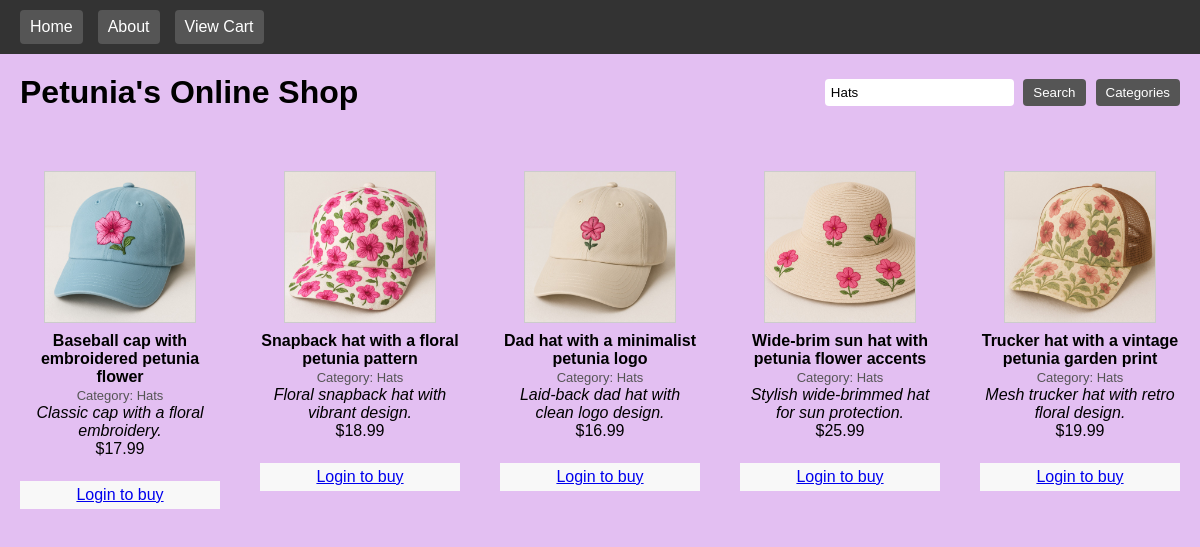
/FinalProject/display_pictures.php?category=Hats, run on the app's committed database.
### tables this page shows
CREATE TABLE `PRODUCTS` (
  `PRODUCT_ID` int(11) NOT NULL,
  `EMPLOYEE_ID` int(11) DEFAULT NULL,
  `PRODUCT_NAME` varchar(100) DEFAULT NULL,
  `CATEGORY` varchar(100) DEFAULT NULL,
  `DESCRIPTION` text,
  `PRICE` decimal(10,2) DEFAULT NULL,
  `INVENTORY_COUNT` int(11) DEFAULT NULL,
  `IMAGES` varchar(255) DEFAULT NULL
);

### FinalProject/display_pictures.php (the view, shortened to what this page needs)
<?php
require 'config.php';
$category_filter = "";
if (isset($_GET['category']) && !empty($_GET['category'])) {
    $search = $db->real_escape_string($_GET['category']);
    $category_filter = "WHERE CATEGORY LIKE '%$search%' OR PRODUCT_NAME LIKE '%$search%' OR DESCRIPTION LIKE '%$search%'";
}
$sql = "SELECT PRODUCT_ID, PRODUCT_NAME, CATEGORY, DESCRIPTION, PRICE, IMAGES FROM PRODUCTS $category_filter";
$result = $db->query($sql);
?>
<!DOCTYPE html>
<html>
<head>
</head>
<body>
  <div class="header">
      <a href="landing_page.php">Home</a>
      <a href="aboutPetunia.php">About</a>
      <a href="cart.php">View Cart</a>
  </div>
  <div class="title-container">
      <h1>Petunia's Online Shop</h1>
      <div class="action-buttons">
        <form action="display_pictures.php" method="get">
          <input type="text" name="category" placeholder="Search by category, name, or description"
            value="<?php echo isset($_GET['category']) ? htmlspecialchars($_GET['category']) : ''; ?>">
          <input type="submit" class="btn" value="Search">
        </form>
        <div class="dropdown">
          <button class="btn">Categories</button>
        </div>
      </div>
  </div>
  <div class="products">
    <?php
    if ($result->num_rows > 0) {
        while ($row = $result->fetch_assoc()) {
            $img   = "Images/" . htmlspecialchars($row["IMAGES"]);
            $name  = htmlspecialchars($row["PRODUCT_NAME"]);
            $cat   = htmlspecialchars($row["CATEGORY"]);
            $desc  = htmlspecialchars($row["DESCRIPTION"]);
            $price = number_format($row["PRICE"], 2);
            $id    = intval($row["PRODUCT_ID"]);
            echo '<div class="product-card">';
              echo "<img src=\"$img\" alt=\"$name\" /><br/>";
              echo "<strong>$name</strong><br/>";
              echo "<span style='font-size: small; color: #555;'>Category: $cat</span><br/>";
              echo "<em>$desc</em><br/>";
              echo "<span>\$$price</span><br/><br/>";
              if (isset($_SESSION['user_id'])) {
                  echo "<form method='POST' action='add_to_cart.php'>";
                  echo "<input type='hidden' name='PRODUCT_ID' value='$id'>";
                  echo "Qty: <input type='number' name='quantity' min='1' value='1' style='width:50px;' required><br/><br/>";
                  echo "<input type='submit' value='Add to Cart' class='btn'>";
                  echo "</form>";
              } else {
                  echo "<div class='loginPrompt'><a href='login.php'>Login to buy</a></div>";
              }
            echo '</div>';
        }
    } else {
        echo "<p>No products found.</p>";
    }
    ?>
  </div>
</body>
</html>

### FinalProject/display_pictures.php (style rules this page uses)
body { background-color: #e3bff2; font-family: Arial, sans-serif; margin: 0; padding: 0; }
.header { background-color: #333; color: #fff; padding: 10px 20px; display: flex; align-items: center; }
.header a { color: #fff; text-decoration: none; margin-right: 15px; padding: 8px 10px; background-color: #555; border-radius: 4px; }
.title-container { display: flex; justify-content: space-between; align-items: center; padding: 20px; }
.title-container h1 { margin: 0; }
.action-buttons { display: flex; align-items: center; }
.action-buttons form { margin: 0 10px 0 0; }
.action-buttons input[type="text"] { padding: 6px; border: none; border-radius: 4px; margin-right: 5px; }
.btn { padding: 6px 10px; border: none; border-radius: 4px; background-color: #555; color: #fff; cursor: pointer; }
.dropdown { position: relative; display: inline-block; }
.products { display: flex; flex-wrap: wrap; justify-content: center; margin: 20px auto; }
.product-card { background-color: #e3bff2; padding: 10px; margin: 10px; width: 200px; text-align: center; }
.product-card img { width: 150px; border: 1px solid #ccc; margin-bottom: 5px; }
.loginPrompt { background: #f8f8f8; padding: 5px; margin-top: 5px; }

### data on the page
products: IMAGES (picture), PRODUCT_NAME "Baseball cap with embroidered petunia flower", CATEGORY "Hats", DESCRIPTION "Classic cap with a floral embroidery.", PRICE "17.99"
products: IMAGES (picture), PRODUCT_NAME "Snapback hat with a floral petunia pattern", CATEGORY "Hats", DESCRIPTION "Floral snapback hat with vibrant design.", PRICE "18.99"
products: IMAGES (picture), PRODUCT_NAME "Dad hat with a minimalist petunia logo", CATEGORY "Hats", DESCRIPTION "Laid-back dad hat with clean logo design.", PRICE "16.99"
products: IMAGES (picture), PRODUCT_NAME "Wide-brim sun hat with petunia flower accents", CATEGORY "Hats", DESCRIPTION "Stylish wide-brimmed hat for sun protection.", PRICE "25.99"
products: IMAGES (picture), PRODUCT_NAME "Trucker hat with a vintage petunia garden print", CATEGORY "Hats", DESCRIPTION "Mesh trucker hat with retro floral design.", PRICE "19.99"
